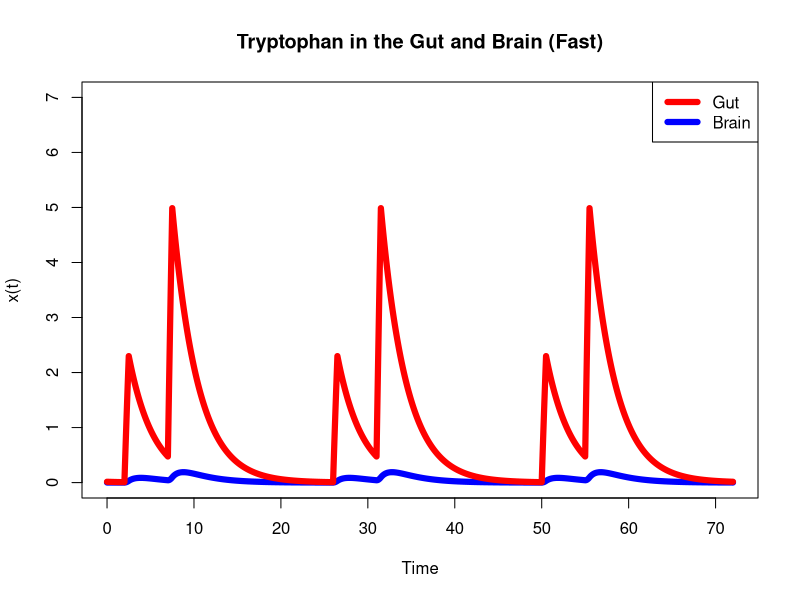
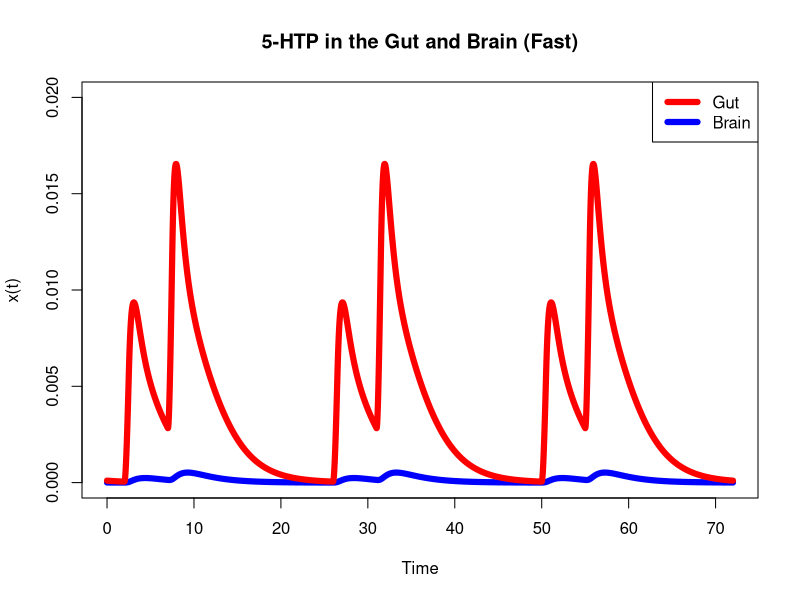
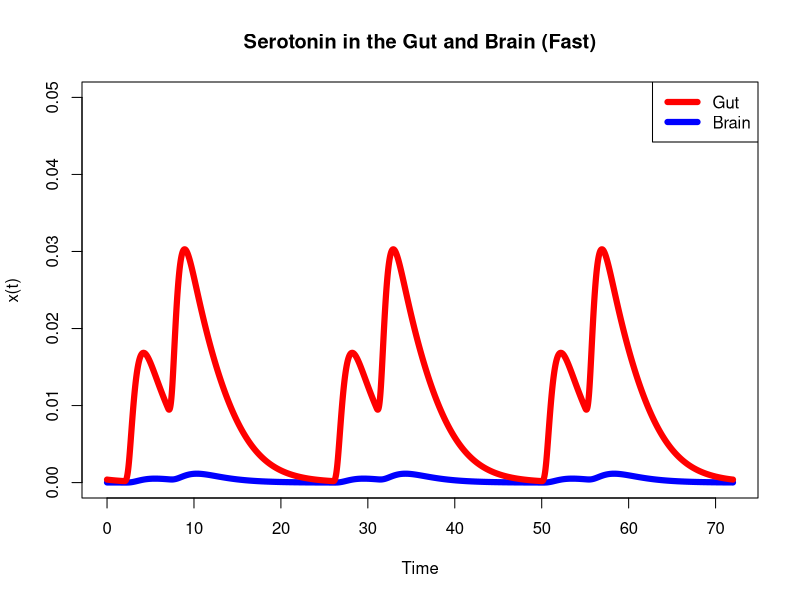

Recreate these plots in R, in order.
library(deSolve)   # load the ode solver library

## Define the right-hand side of the ode
## Note that the function's arguments must be in this order, although
## you can call them other names if you wish
food = function(t){
  #just to try something out: on for first two time units, then off 
  #if (t<=2){ food = 1}
  #else { food = 0}
  #food = (sin(0.8*t)+1)^2 # 8 hour period; k = 2*pi/8 = 0.75
  #what if we ate at 7 am, 12 pm, and 6 pm over three days with increasing meal sizes as the day goes on (2, 4, and 6)

  L = 1
  S = 5
  D = 9
  tt = t %% 24
  food = ((tt>=7)&(tt<7.5))*L + ((tt>=2)&(tt<2.5))*S + ((tt>=7)&(tt<7.5))*D
  
}

BBBode = function(t,x,parms){
  d1 = parms[1]
  d2 = parms[2]
  d3 = parms[3]
  d4 = parms[4]
  d5 = parms[5]
  d6 = parms[6]
  K1 = parms[7]
  K2 = parms[8]
  K3 = parms[9]
  K4 = parms[10]
  K5 = parms[11]
  Ki = parms[12]
  p1 = parms[13]
  p2 = parms[14]
  V1 = parms[15]
  V2 = parms[16]
  V3 = parms[17]
  V4 = parms[18]
  TPHB = parms[19]
  TPHG = parms[20]
  TB = x[1]
  TG = x[2]
  PB = x[3]
  PG = x[4]
  HB = x[5]
  HG = x[6]
  s = food(t) # describes food going in as a function of time
  
  dTBdt = V1*TG/(K1+TG) - (d2*TB) - (((0.01*V3*TB*TPHB)/((K3+TB+(TB^2/Ki))*(K4 + TPHB)))*(1.5-(HB^2/(0.0007682 + HB^2))))
  dTGdt = s - (V1*TG)/(K1 + TG) - (d1*TG) - (((0.02*V2*TG*TPHG)/((K2+TG+(TG^2/Ki))*(K4 + TPHG)))*(1.5-(HG^2/(0.0007682 + HG^2))))
  dPBdt = (((0.01*V3*TB*TPHB)/((K3+TB+(TB^2/Ki))*(K4 + TPHB)))*(1.5-(HB^2/(0.0007682 + HB^2)))) - ((V4*PB)/(K5+PB))
  dPGdt = (((0.02*V2*TG*TPHG)/((K2+TG+(TG^2/Ki))*(K4 + TPHG)))*(1.5-(HG^2/(0.0007682 + HG^2)))) - ((V4*PG)/(K5+PG))
  dHBdt = ((V4*PB)/(K5+PB)) - d5*HB
  dHGdt = ((V4*PG)/(K5+PG)) - d5*HG
  
  # make 0.02 param -- Overall, about 2 percent of ingested tryptophan is used for the synthesis of serotonin (Best 2010)
  # 0.01 of trp is used for serotonin, other trp used for other reactions (Richard 2009)
  # make all numbers into parameters 
  
  xdot = c(dTBdt,dTGdt, dPBdt, dPGdt, dHBdt, dHGdt)
  list(xdot)   
}

## Set the parameters
d1 = 0.277 # we got this number using half life? the half life of tryptophan is 2 hrs?
d2 = 1
d3 = 1
d4 = 1
d5 = 1
d6 = 1
K1 = 64
K2 = 40
K3 = 40
K4 = 20
K5 = 160
Ki = 1000
p1 = 1
p2 = 1
V1 = 400*0.01 # trying to get serotonin in gut 9 times serotonin in brain since 90% of serotonin synthesis is done in gut
V2 = 400
V3 = 400
V4 = 400

TPHB = p2/d3
TPHG = p1/d4
# USE STEADY STATE FOR TPHB and TPHG

# put them in a vector
parms = c(d1, d2, d3, d4, d5, d6, K1, K2, K3, K4, K5, Ki, p1, p2, V1, V2, V3, V4, TPHB, TPHG)

## Set the initial condition
TB0 = 0   # change this? start at where it is at end of the day
TG0 = 0
PB0 = 0
PG0 = 0
HB0 = 0
HG0 = 0
## Set the time interval for the integration
t0 = 0
tf = 24 #multiple days 
dt =.001

## Solve the ode
sol = ode(func = BBBode, y = c(TB0,TG0,PB0,PG0,HB0,HG0), times = seq(t0,tf,by = dt),parms = parms)
## The first column of the solution is the time values, the next columns are the state variables

# run days
L = length(sol[,1])
Xinit=sol[L,2:7]
tf = 72
sol = ode(func = BBBode, y = Xinit, times = seq(t0,tf,by = dt),parms = parms)
# use this as initial values 


## Plot the first solution
plot(sol[,1],sol[,2],type = 'l', lwd = 6, col = 'blue',
     xlab = 'Time',ylab = 'x(t)',ylim=c(0,7),
     main = 'Tryptophan in the Gut and Brain (Fast)')
lines(sol[,1],sol[,3], lwd = 6, col='red')
legend('topright', legend = c('Gut','Brain'),col = c('red','blue'), lwd = 6, lty = c(1,1))

## Plot the second solution
plot(sol[,1],sol[,4],type = 'l', lwd = 6, col = 'blue',
     xlab = 'Time',ylab = 'x(t)',ylim=c(0,0.02),
     main = '5-HTP in the Gut and Brain (Fast)')
lines(sol[,1],sol[,5], lwd = 6, col='red')
legend('topright', legend = c('Gut','Brain'),col = c('red','blue'), lwd = 6, lty = c(1,1))

## Plot the third solution
plot(sol[,1],sol[,6],type = 'l', lwd = 6, col = 'blue',
     xlab = 'Time',ylab = 'x(t)',ylim=c(0,0.05),
     main = 'Serotonin in the Gut and Brain (Fast)')
lines(sol[,1],sol[,7], lwd = 6, col='red')
legend('topright', legend = c('Gut','Brain'),col = c('red','blue'), lwd = 6, lty = c(1,1))
# observe that in our model the brain is 10 times smaller
# is the gut sufficiently ahead of the brain, by how much, is this time difference reasonable 

# how much trp in the brain is used to make serotonin as opposed to other things, even relative to gut
# justify changes (ie 0.01) in front of V3
# determining d and p params
# how much trp gets from gut to brain, how much is used up

# can we mimic some kinds of pathologies that they describe
# different diets, conditions
## what happens if we change some of the parameters we guessed 
# look at other things we modeled, understand them better
